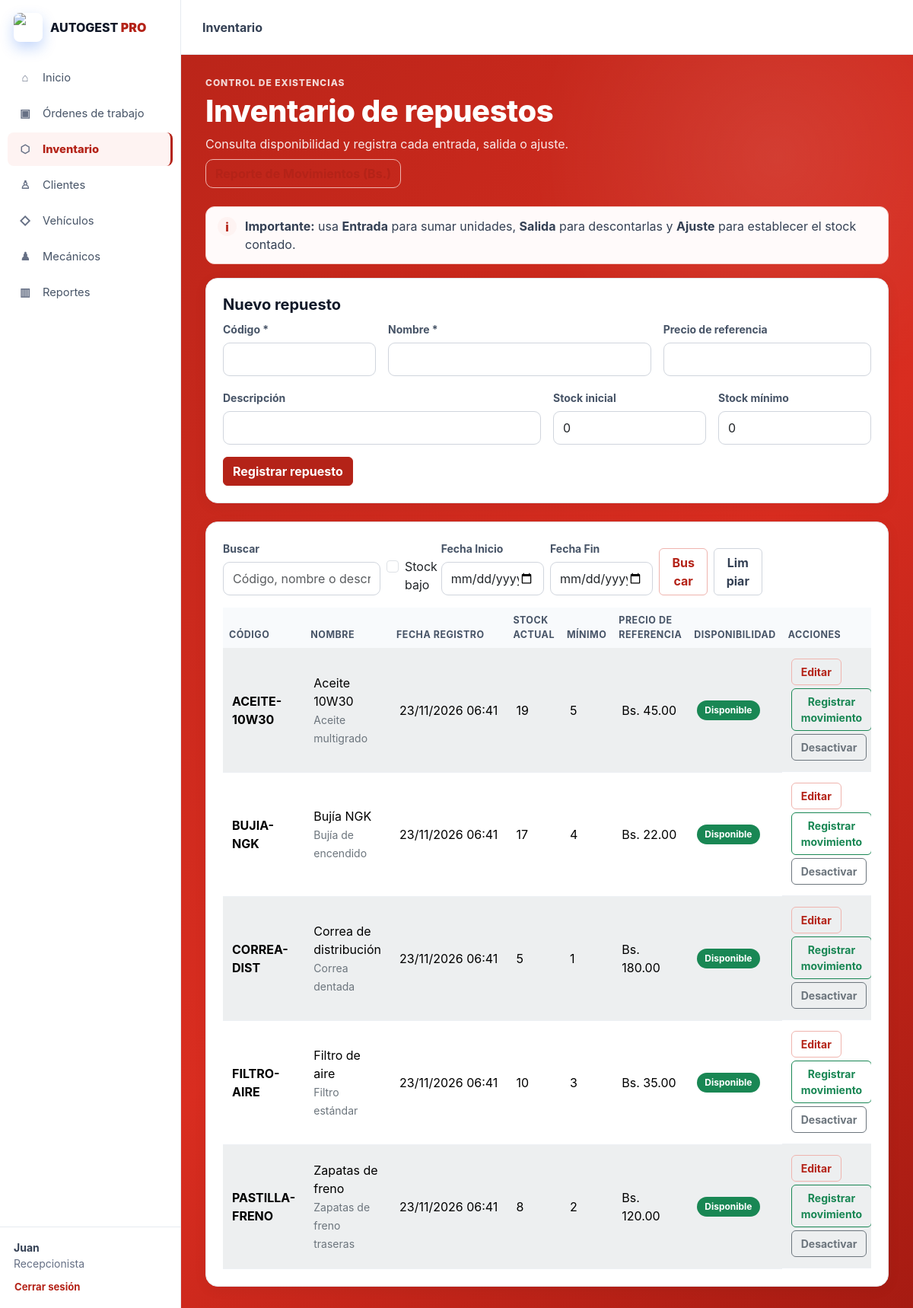
The app's page /public/index.php?page=repuestos (signed in) with its own data.
### tables this page shows
CREATE TABLE `repuestos` (
  `id` int(11) NOT NULL,
  `codigo` varchar(40) NOT NULL,
  `nombre` varchar(120) NOT NULL,
  `descripcion` varchar(255) DEFAULT NULL,
  `stock` int(10) UNSIGNED NOT NULL DEFAULT 0,
  `stock_minimo` int(10) UNSIGNED NOT NULL DEFAULT 0,
  `precio_referencia` decimal(10,2) DEFAULT NULL,
  `activo` tinyint(1) NOT NULL DEFAULT 1,
  `fecha_registro` datetime NOT NULL DEFAULT current_timestamp()
);

### app/views/repuestos/index.php (the view, shortened to what the rows shown need)
<?php
$puedeEditar = in_array($_SESSION['rol'], ['administrador', 'recepcionista'], true);
function escaparRepuesto($valor): string
{
    return htmlspecialchars((string) ($valor ?? ''), ENT_QUOTES, 'UTF-8');
}
?>
<!DOCTYPE html>
<html lang="es">
<head>
    <link href="https://cdn.jsdelivr.net/npm/bootstrap@5.3.3/dist/css/bootstrap.min.css" rel="stylesheet">
    <link href="css/styles.css" rel="stylesheet">
</head>
<body class="ag-app">
<main class="ag-main">
    <div class="ag-content">
        <div class="ag-page-header">
            <div>
                <h1>Inventario de repuestos</h1>
            </div>
        </div>
        <?php if ($puedeEditar): ?>
            <section class="card shadow-sm mb-4" aria-labelledby="nuevo-repuesto-titulo">
                <div class="card-body">
                    <h2 class="h5" id="nuevo-repuesto-titulo">Nuevo repuesto</h2>
                </div>
            </section>
        <?php endif; ?>
        <section class="card shadow-sm" aria-label="Listado de repuestos">
            <div class="card-body">
                <div class="table-responsive">
                    <table class="table table-striped table-hover align-middle" data-live-search-results="repuestos">
                        <thead class="table-dark">
                            <tr>
                                <th scope="col">Código</th>
                                <th scope="col">Nombre</th>
                                <th scope="col">FECHA REGISTRO</th>
                                <th scope="col">Stock actual</th>
                                <th scope="col">Mínimo</th>
                                <th scope="col">Precio de referencia</th>
                                <th scope="col">Disponibilidad</th>
                                <?php if ($puedeEditar): ?><th scope="col">Acciones</th><?php endif; ?>
                            </tr>
                        </thead>
                        <tbody>
                        <?php if (empty($repuestos)): ?>
                            <tr>
                                <td colspan="<?= $puedeEditar ? 8 : 7 ?>" class="text-center py-4">
                                    <?php if ($busqueda !== '' || $soloBajos || !empty($filtros['fecha_inicio']) || !empty($filtros['fecha_fin'])): ?>
                                        No hay repuestos que coincidan con los filtros.
                                        <a href="?page=repuestos">Limpiar filtros</a>
                                    <?php else: ?>
                                        Aún no hay repuestos registrados.
                                    <?php endif; ?>
                                </td>
                            </tr>
                        <?php else: ?>
                            <?php foreach ($repuestos as $repuesto): ?>
                                <tr>
                                    <td><strong><?= escaparRepuesto($repuesto['codigo']) ?></strong></td>
                                    <td>
                                        <?= escaparRepuesto($repuesto['nombre']) ?><br>
                                        <small class="text-secondary"><?= escaparRepuesto($repuesto['descripcion']) ?></small>
                                    </td>
                                    <td class="text-nowrap"><?= escaparRepuesto((new DateTimeImmutable($repuesto['fecha_registro']))->format('d/m/Y H:i')) ?></td>
                                    <td><?= (int) $repuesto['stock'] ?></td>
                                    <td><?= (int) $repuesto['stock_minimo'] ?></td>
                                    <td><?= $repuesto['precio_referencia'] === null ? '—' : 'Bs. ' . number_format((float) $repuesto['precio_referencia'], 2, '.', ',') ?></td>
                                    <td>
                                        <?php if ((int) $repuesto['activo'] !== 1): ?>
                                            <span class="badge bg-secondary">Inactivo</span>
                                        <?php elseif ((int) $repuesto['stock'] <= (int) $repuesto['stock_minimo']): ?>
                                            <span class="badge bg-danger">Reponer</span>
                                        <?php else: ?>
                                            <span class="badge bg-success">Disponible</span>
                                        <?php endif; ?>
                                    </td>
                                    <?php if ($puedeEditar): ?>
                                        <td class="d-flex gap-1 flex-wrap">
                                            <button
                                                type="button"
                                                class="btn btn-sm btn-outline-primary editar-repuesto"
                                                data-id="<?= (int) $repuesto['id'] ?>"
                                                data-codigo="<?= escaparRepuesto($repuesto['codigo']) ?>"
                                                data-nombre="<?= escaparRepuesto($repuesto['nombre']) ?>"
                                                data-descripcion="<?= escaparRepuesto($repuesto['descripcion']) ?>"
                                                data-minimo="<?= (int) $repuesto['stock_minimo'] ?>"
                                                data-precio="<?= escaparRepuesto($repuesto['precio_referencia']) ?>"
                                                data-bs-toggle="modal"
                                                data-bs-target="#editarRepuestoModal"
                                            >Editar</button>
                                            <?php if ((int) $repuesto['activo'] === 1): ?>
                                                <button
                                                    type="button"
                                                    class="btn btn-sm btn-outline-success movimiento-repuesto"
                                                    data-id="<?= (int) $repuesto['id'] ?>"
                                                    data-nombre="<?= escaparRepuesto($repuesto['nombre']) ?>"
                                                    data-bs-toggle="modal"
                                                    data-bs-target="#movimientoModal"
                                                >Registrar movimiento</button>
                                            <?php endif; ?>
                                            <form method="POST" data-confirm="<?= (int) $repuesto['activo'] === 1 ? '¿Desactivar este repuesto?' : '¿Activar este repuesto?' ?>">
                                                <button class="btn btn-sm btn-outline-secondary" type="submit">
                                                    <?= (int) $repuesto['activo'] === 1 ? 'Desactivar' : 'Activar' ?>
                                                </button>
                                            </form>
                                        </td>
                                    <?php endif; ?>
                                </tr>
                            <?php endforeach; ?>
                        <?php endif; ?>
                        </tbody>
                    </table>
                </div>
            </div>
        </section>
    </div>
</main>
</body>
</html>

### records on screen
repuestos: codigo "ACEITE-10W30", nombre "Aceite 10W30", descripcion "Aceite multigrado", fecha_registro "23/11/2026 06:41", stock "19", stock_minimo "5", precio_referencia "45.00", activo "Disponible"
repuestos: codigo "BUJIA-NGK", nombre "Bujía NGK", descripcion "Bujía de encendido", fecha_registro "23/11/2026 06:41", stock "17", stock_minimo "4", precio_referencia "22.00", activo "Disponible"
repuestos: codigo "CORREA-DIST", nombre "Correa de distribución", descripcion "Correa dentada", fecha_registro "23/11/2026 06:41", stock "5", stock_minimo "1", precio_referencia "180.00", activo "Disponible"
repuestos: codigo "FILTRO-AIRE", nombre "Filtro de aire", descripcion "Filtro estándar", fecha_registro "23/11/2026 06:41", stock "10", stock_minimo "3", precio_referencia "35.00", activo "Disponible"
repuestos: codigo "PASTILLA-FRENO", nombre "Zapatas de freno", descripcion "Zapatas de freno traseras", fecha_registro "23/11/2026 06:41", stock "8", stock_minimo "2", precio_referencia "120.00", activo "Disponible"

### other values on screen
$icono "⌂"
$titulo "Inicio"
$icono "▣"
$titulo "Órdenes de trabajo"
$icono "⬡"
$titulo "Inventario"
$icono "♙"
$titulo "Clientes"
$icono "◇"
$titulo "Vehículos"
$icono "♟"
$titulo "Mecánicos"
$icono "▥"
$titulo "Reportes"
$nombreMenu "Juan"
